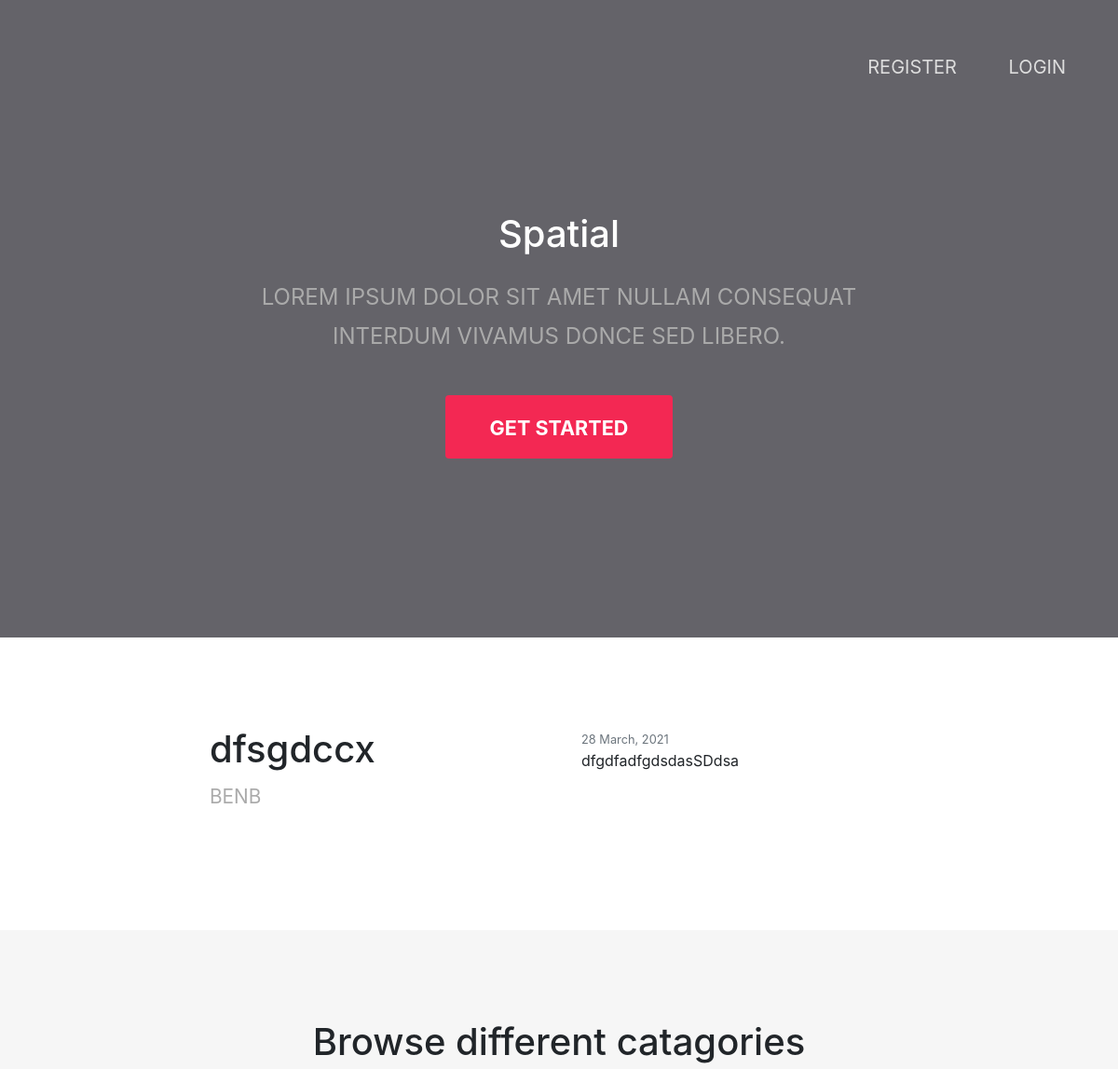
Before: / (upper part) with the older database file.
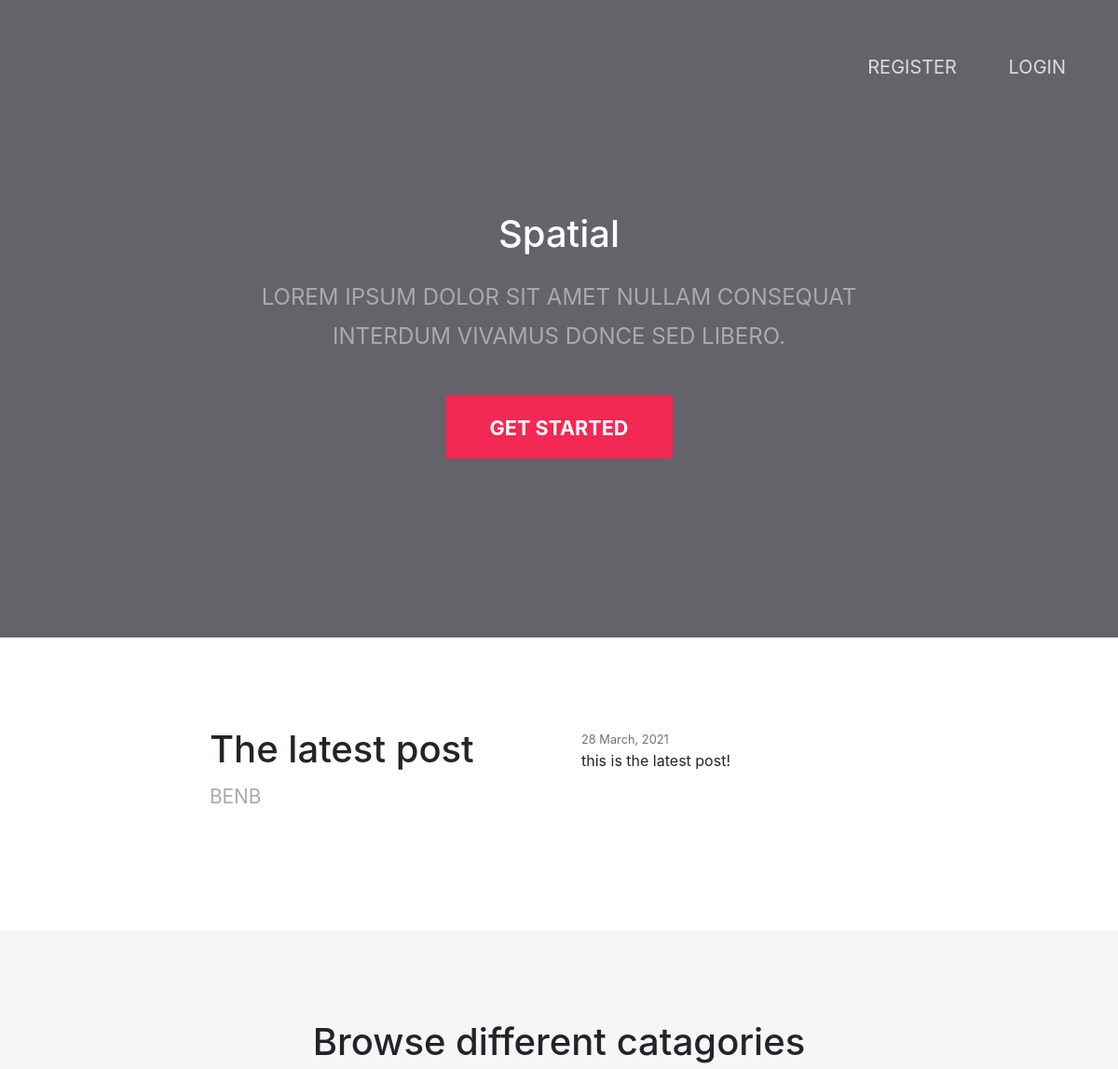
After: the same page with the newer database file.
### blogApp/models.py (models this page shows, shortened)
class Post(models.Model):
	title = models.CharField(max_length=100) #Setting the fields for the posts
	content = models.TextField() #Setting the fields for the post
	datePosted = models.DateTimeField(default=timezone.now) #Making the date stamp for the posts, it defaults to the current date/ time so it autmomatically tags posts with the right date
	author = models.ForeignKey(User, on_delete=models.CASCADE) #Assigning the user varible to the author section of a post, I also added .CASCADE to ensure if a user is deleted so is thier posts

### blogApp/views.py (the view)
# urls.py: 2. Add a URL to urlpatterns:  path('', views.home, name='home')
def home(request):
	context={}
	latestPost = Post.objects.last()
	context['latest']=latestPost
	return render(request, 'blogApp/home.html',context)

### blogApp/templates/blogApp/home.html (shortened to what this page needs)
{% load static %}
<!DOCTYPE HTML>
<html>
	<head>
		<link rel="stylesheet" type="text/css" href="{% static 'blogApp/css/main.css'%}">
		<link rel="stylesheet" type="text/css" href="{% static 'blogApp/css/ms.css'%}">
		<link rel="stylesheet" href="https://maxcdn.bootstrapcdn.com/bootstrap/4.0.0/css/bootstrap.min.css">
	</head>
		<header id="header" class="alt">
			<nav class="navbar navbar-expand-lg navbar-dark">
				<ul>
					{% if user.is_authenticated %}
					<li><a href="{% url 'blog-home' %}">Home</a></li>
					<li><a href="{% url 'MessageBoard-home' %}">Forum</a></li>
					<li><a href="{% url 'blog-home' %}">Todo</a></li>
					<li><a href="{% url 'profile' %}">Profile</a></li>
					<li><a href="{% url 'logout' %}">Logout</a></li>
					{% else %}
					<li><a href="{% url 'register' %}">Register</a></li>
					<li><a href="{% url 'login' %}">Login</a></li>
					{% endif %}
				</ul>
			</nav>
		</header>
	<body class="landing">
		<div>
			<section id="banner">
				<h2>Spatial</h2>
				<p>Lorem ipsum dolor sit amet nullam consequat <br /> interdum vivamus donce sed libero.</p>
				<ul class="actions">
					<li><a href="#" class="button special big">Get Started</a></li>
				</ul>
			</section>
        			<section id="one" class="wrapper style1">
					<div class="container 75%">
						<div class="row 200%">
							<div class="6u 12u$(medium)">
								<header class="major">
									<h2>{{ latest.title }}</h2>
									<p>{{ latest.author }}</p>
								</header>
							</div>
							<div class="6u$ 12u$(medium)">
								<small class="text-muted">{{ latest.datePosted|date:"d F, Y" }}</small>
								<p>{{ latest.content }}</p>
							</div>
						</div>
					</div>
				</section>
				<section id="two" class="wrapper style2 special">
					<div class="container">
						<header class="major">
							<h2>Browse different catagories</h2>
						</header>
					</div>
				</section>
		</div>
	</body>
</html>

Changed rows visible on the page:
no longer on this page (row unchanged): Post: title "dfsgdccx", author "BENB", datePosted "28 March, 2021", content "dfgdfadfgdsdasSDdsa"
added Post: title "The latest post", author "BENB", datePosted "28 March, 2021", content "this is the latest post!"
